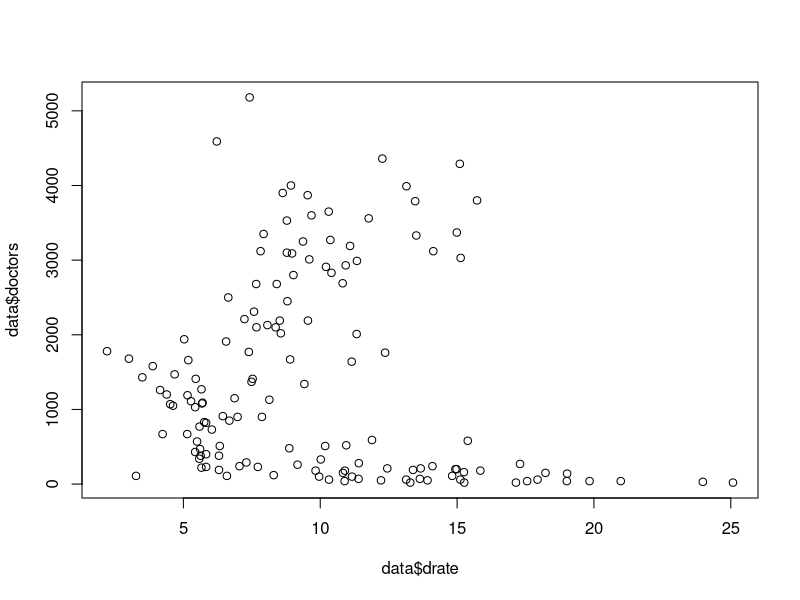
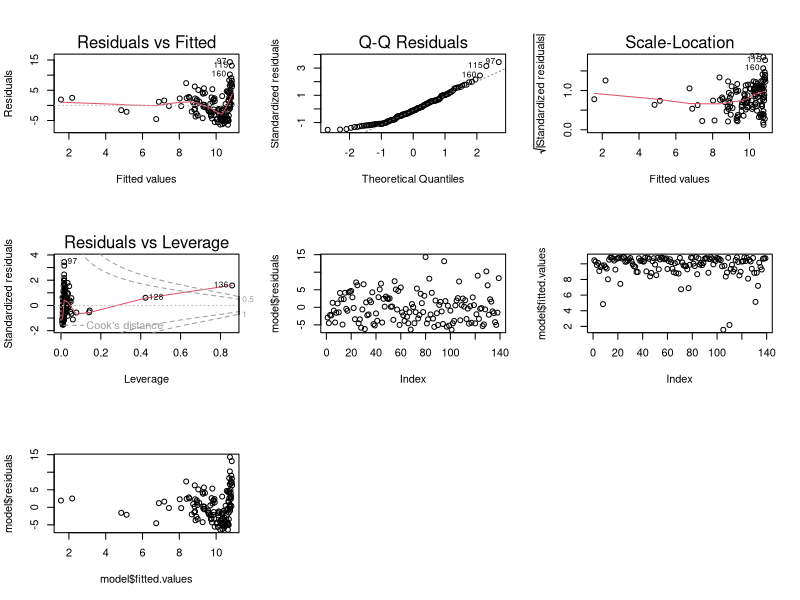

Source code (R) for these figures, in order:
## ---- chunk 1
knitr::opts_chunk$set(echo = TRUE)
## ---- chunk 2
setwd("~/Programming/R/R")
## Read in the data
data <- read.table("nations.csv", header=TRUE, sep=",")
## ---- chunk 3
## Access data and names
names(data)  # list names of objects
dim(data)  # display dimensions of object
data$popul  # display name popul from object data

## ---- chunk 4
## Correlations
cor(data$drate, data$doctors, use="complete.obs", method="pearson")
## ---- chunk 5

## Scatterplots
plot(data$drate, data$doctors)

## ---- chunk 6
## Fit a linear regression
model <- lm(data$drate ~ data$doctors+data$energy+data$density)  #linear model
summary(model)  # display the results

## ---- chunk 7
## Plots
par(mfrow=c(3,3))  # Allow plots do be displayed at once
plot(model)  # All plots
plot(model$residuals) # Residuals
plot(model$fitted.values) # Fitted Values
plot(model$fitted.values, model$residuals)  # fitted values vs residuals

